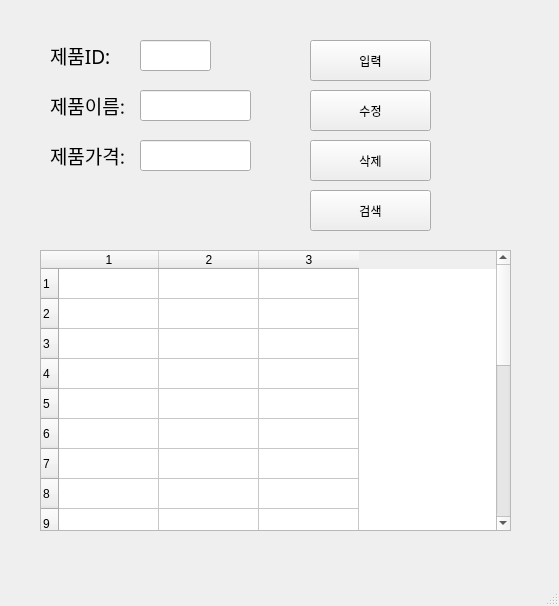
<?xml version="1.0" encoding="UTF-8"?>
<ui version="4.0">
 <class>MainWindow</class>
 <widget class="QMainWindow" name="MainWindow">
  <property name="geometry">
   <rect>
    <x>0</x>
    <y>0</y>
    <width>559</width>
    <height>606</height>
   </rect>
  </property>
  <property name="windowTitle">
   <string>MainWindow</string>
  </property>
  <widget class="QWidget" name="centralwidget">
   <widget class="QLabel" name="label">
    <property name="geometry">
     <rect>
      <x>50</x>
      <y>40</y>
      <width>81</width>
      <height>31</height>
     </rect>
    </property>
    <property name="font">
     <font>
      <family>맑은 고딕</family>
      <pointsize>14</pointsize>
     </font>
    </property>
    <property name="text">
     <string>제품ID:</string>
    </property>
   </widget>
   <widget class="QLabel" name="label_2">
    <property name="geometry">
     <rect>
      <x>50</x>
      <y>90</y>
      <width>81</width>
      <height>31</height>
     </rect>
    </property>
    <property name="font">
     <font>
      <family>맑은 고딕</family>
      <pointsize>14</pointsize>
     </font>
    </property>
    <property name="text">
     <string>제품이름:</string>
    </property>
   </widget>
   <widget class="QLabel" name="label_3">
    <property name="geometry">
     <rect>
      <x>50</x>
      <y>140</y>
      <width>81</width>
      <height>31</height>
     </rect>
    </property>
    <property name="font">
     <font>
      <family>맑은 고딕</family>
      <pointsize>14</pointsize>
     </font>
    </property>
    <property name="text">
     <string>제품가격:</string>
    </property>
   </widget>
   <widget class="QLineEdit" name="prodID">
    <property name="geometry">
     <rect>
      <x>140</x>
      <y>40</y>
      <width>71</width>
      <height>31</height>
     </rect>
    </property>
   </widget>
   <widget class="QLineEdit" name="prodName">
    <property name="geometry">
     <rect>
      <x>140</x>
      <y>90</y>
      <width>111</width>
      <height>31</height>
     </rect>
    </property>
   </widget>
   <widget class="QLineEdit" name="prodPrice">
    <property name="geometry">
     <rect>
      <x>140</x>
      <y>140</y>
      <width>111</width>
      <height>31</height>
     </rect>
    </property>
   </widget>
   <widget class="QPushButton" name="pushButton">
    <property name="geometry">
     <rect>
      <x>310</x>
      <y>40</y>
      <width>121</width>
      <height>41</height>
     </rect>
    </property>
    <property name="text">
     <string>입력</string>
    </property>
   </widget>
   <widget class="QPushButton" name="pushButton_2">
    <property name="geometry">
     <rect>
      <x>310</x>
      <y>90</y>
      <width>121</width>
      <height>41</height>
     </rect>
    </property>
    <property name="text">
     <string>수정</string>
    </property>
   </widget>
   <widget class="QPushButton" name="pushButton_3">
    <property name="geometry">
     <rect>
      <x>310</x>
      <y>140</y>
      <width>121</width>
      <height>41</height>
     </rect>
    </property>
    <property name="text">
     <string>삭제</string>
    </property>
   </widget>
   <widget class="QPushButton" name="pushButton_4">
    <property name="geometry">
     <rect>
      <x>310</x>
      <y>190</y>
      <width>121</width>
      <height>41</height>
     </rect>
    </property>
    <property name="text">
     <string>검색</string>
    </property>
   </widget>
   <widget class="QTableWidget" name="tableWidget">
    <property name="geometry">
     <rect>
      <x>40</x>
      <y>250</y>
      <width>471</width>
      <height>281</height>
     </rect>
    </property>
    <property name="rowCount">
     <number>20</number>
    </property>
    <property name="columnCount">
     <number>3</number>
    </property>
    <row/>
    <row/>
    <row/>
    <row/>
    <row/>
    <row/>
    <row/>
    <row/>
    <row/>
    <row/>
    <row/>
    <row/>
    <row/>
    <row/>
    <row/>
    <row/>
    <row/>
    <row/>
    <row/>
    <row/>
    <column/>
    <column/>
    <column/>
   </widget>
  </widget>
  <widget class="QMenuBar" name="menubar">
   <property name="geometry">
    <rect>
     <x>0</x>
     <y>0</y>
     <width>559</width>
     <height>21</height>
    </rect>
   </property>
  </widget>
  <widget class="QStatusBar" name="statusbar"/>
 </widget>
 <resources/>
 <connections>
  <connection>
   <sender>pushButton</sender>
   <signal>clicked()</signal>
   <receiver>MainWindow</receiver>
   <slot>addProduct()</slot>
   <hints>
    <hint type="sourcelabel">
     <x>394</x>
     <y>72</y>
    </hint>
    <hint type="destinationlabel">
     <x>470</x>
     <y>95</y>
    </hint>
   </hints>
  </connection>
  <connection>
   <sender>pushButton_2</sender>
   <signal>clicked()</signal>
   <receiver>MainWindow</receiver>
   <slot>updateProduct()</slot>
   <hints>
    <hint type="sourcelabel">
     <x>418</x>
     <y>129</y>
    </hint>
    <hint type="destinationlabel">
     <x>470</x>
     <y>136</y>
    </hint>
   </hints>
  </connection>
  <connection>
   <sender>pushButton_3</sender>
   <signal>clicked()</signal>
   <receiver>MainWindow</receiver>
   <slot>removeProduct()</slot>
   <hints>
    <hint type="sourcelabel">
     <x>409</x>
     <y>175</y>
    </hint>
    <hint type="destinationlabel">
     <x>469</x>
     <y>183</y>
    </hint>
   </hints>
  </connection>
  <connection>
   <sender>pushButton_4</sender>
   <signal>clicked()</signal>
   <receiver>MainWindow</receiver>
   <slot>getProduct()</slot>
   <hints>
    <hint type="sourcelabel">
     <x>406</x>
     <y>219</y>
    </hint>
    <hint type="destinationlabel">
     <x>471</x>
     <y>229</y>
    </hint>
   </hints>
  </connection>
 </connections>
 <slots>
  <slot>addProduct()</slot>
  <slot>updateProduct()</slot>
  <slot>removeProduct()</slot>
  <slot>getProduct()</slot>
 </slots>
</ui>
